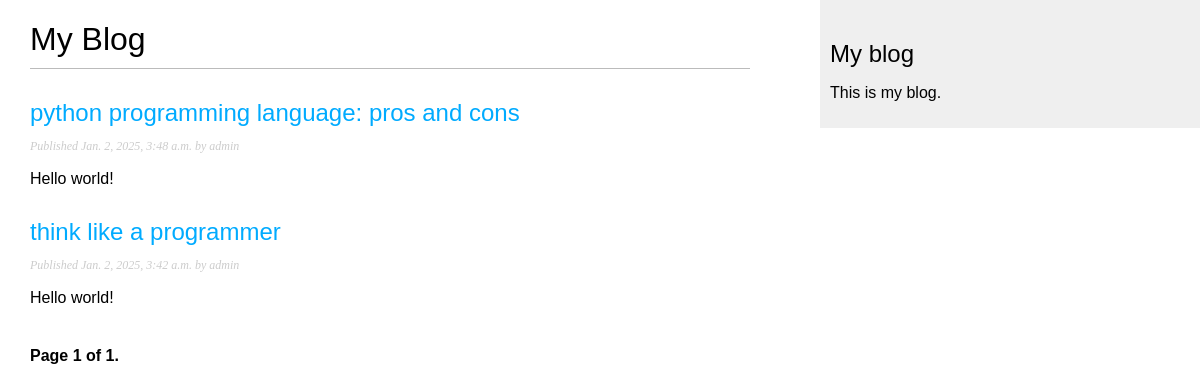
The page /blog/ on the database as committed earlier.
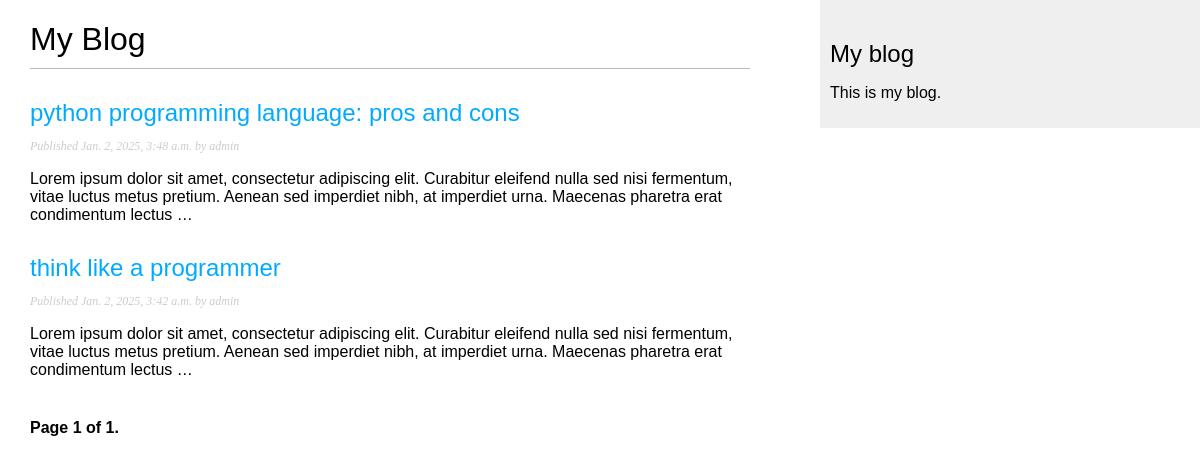
The same page on the database as committed later.
### blog/models.py (models this page shows, shortened)
class Post(models.Model):
    class Status(models.TextChoices):
        DRAFT = 'DF', 'Draft'
        PUBLISHED = 'PB', 'Published'
    title = models.CharField(max_length=250)
    slug = models.SlugField(
        max_length=250,
        unique_for_date='publish')
    author = models.ForeignKey(
        settings.AUTH_USER_MODEL,
        on_delete=models.CASCADE,
        related_name='blog_posts'
    )
    body = models.TextField()
    publish = models.DateTimeField(default=timezone.now)
    created = models.DateTimeField(auto_now_add=True)
    updated = models.DateTimeField(auto_now=True)
    status = models.CharField(
        max_length=2,
        choices=Status,
        default=Status.DRAFT
    )
    objects = models.Manager()
    published = PublishedManager()
    class Meta:
        ordering = ['-publish']
        indexes = [
            models.Index(fields=['-publish']),
        ]
    def get_absolute_url(self):
        return reverse(
            'blog:post_detail',
            args=[
                self.publish.year,
                self.publish.month,
                self.publish.day,
                self.slug
            ]
        )

### blog/views.py (the view)
# urls.py: path('', views.PostListView.as_view(), name='post_list'),
class PostListView(ListView):
    queryset = Post.published.all()
    context_object_name = 'posts'
    paginate_by = 2
    template_name = 'blog/post/list.html'

### blog/templates/blog/post/list.html (shortened to what this page needs)
{% extends "blog/base.html" %}
{% block content %}
    <h1>My Blog</h1>
    {% for post in posts %}
        <h2>
            <a href="{{ post.get_absolute_url }}">
                {{ post.title }}
            </a>
        </h2>
        <p class="date">
            Published {{ post.publish }} by {{ post.author }}
        </p>
        {{ post.body|truncatewords:30|linebreaks }}
    {% endfor %}
    {% include "pagination.html" with page=page_obj %}
{% endblock %}

Rows that differ between the two databases and show on the page:
changed Post "python programming language: pros and cons": body "Hello world!" → "Lorem ipsum dolor sit amet, consectetur adipiscing elit. Curabitur eleifend nulla sed nisi fermentum, vitae luctus metus pretium. Aenean sed imperdiet nibh, at imperdiet urna. Maecenas pharetra erat condimentum lectus …"
changed Post "think like a programmer": body "Hello world!" → "Lorem ipsum dolor sit amet, consectetur adipiscing elit. Curabitur eleifend nulla sed nisi fermentum, vitae luctus metus pretium. Aenean sed imperdiet nibh, at imperdiet urna. Maecenas pharetra erat condimentum lectus …"
